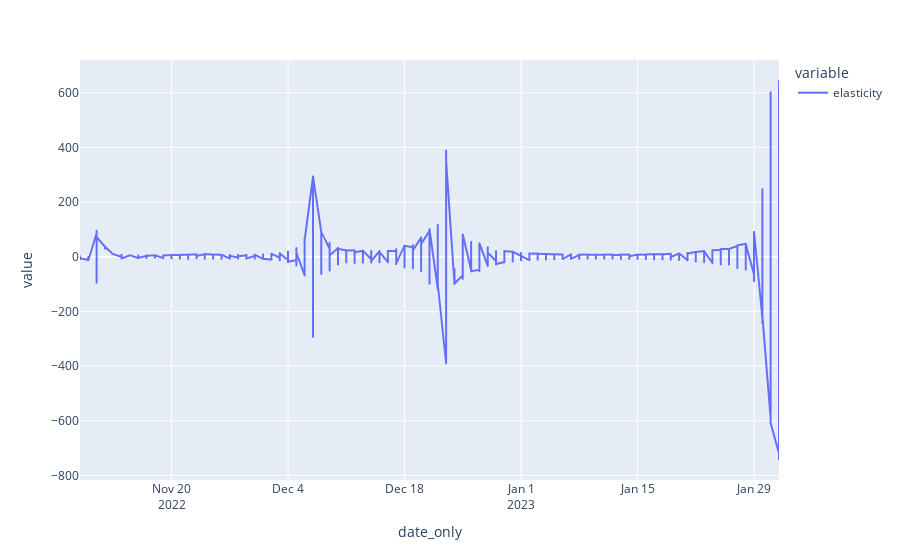

The code cell stored with this chart in its notebook:
### Code cell
px.line(added_when_apr_over_med['elasticity'].dropna())

### Figure 1 — Plotly figure (JSON) as saved in the notebook; plotly's stock layout.template omitted (floating-point values rounded to 4 significant figures; data arrays with more than 128 entries replaced by an {"elided": "..."} marker saying what was removed)
{"data": [{"hovertemplate": "variable=elasticity<br>date_only=%{x}<br>value=%{y}<extra></extra>", "legendgroup": "elasticity", "line": {"color": "#636efa", "dash": "solid"}, "marker": {"symbol": "circle"}, "mode": "lines", "name": "elasticity", "showlegend": true, "type": "scattergl", "x": {"elided": "3544 str values"}, "xaxis": "x", "y": {"elided": "3544 float values"}, "yaxis": "y"}], "layout": {"legend": {"title": {"text": "variable"}, "tracegroupgap": 0}, "margin": {"t": 60}, "xaxis": {"anchor": "y", "domain": [0, 1], "title": {"text": "date_only"}}, "yaxis": {"anchor": "x", "domain": [0, 1], "title": {"text": "value"}}}}
